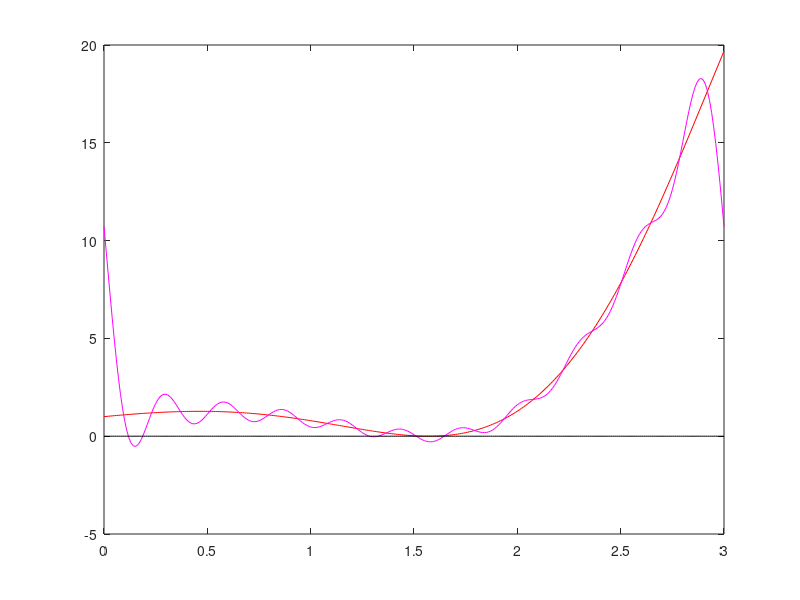

MATLAB code to generate this figure:
clear;
%T=3,w=2pi/T...
T=3; w=2*pi/T;
dx=1/100;
x=0:dx:T;
f=exp(x).*cos(x).^2;   %function defined here
A0=sum(f)*dx/T;
g=A0;
for k=1:10
    A(k)=2/T*sum(f.*cos(k*w*x))*dx;
    B(k)=2/T*sum(f.*sin(k*w*x))*dx;
    g=g+A(k)*cos(k*w*x)+B(k)*sin(k*w*x);
    plot(x,f,'r',x,g,'m',x,x*0,'k');
    axis([0 T -5 20]);      %axis limits here
    pause(1);
end